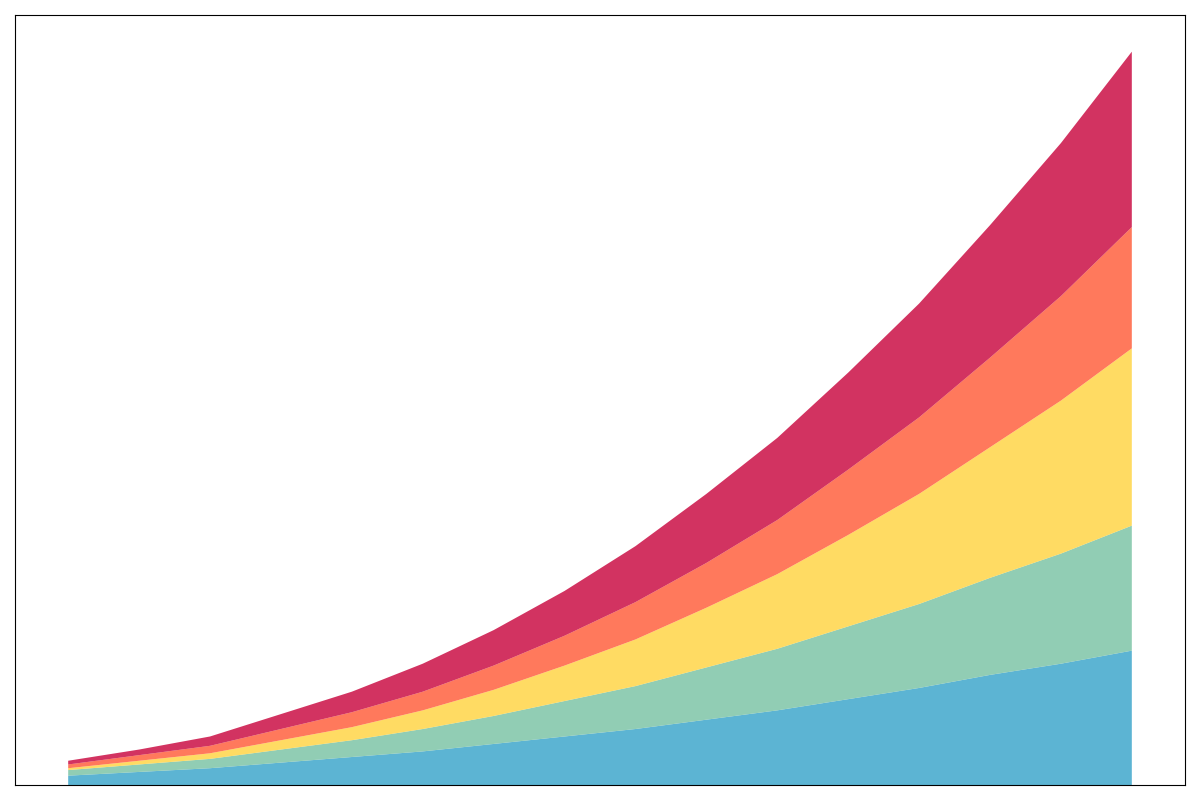

Generate this figure with Python:
import matplotlib.pyplot as plt
import numpy as np

# Years
years = np.arange(2005, 2021)

# Data for sustainability efforts in EcoVille (in arbitrary units)
waste_reduction = [5, 7, 9, 12, 15, 18, 22, 26, 30, 35, 40, 46, 52, 59, 65, 72]
water_conservation = [3, 4, 5, 7, 9, 12, 15, 19, 23, 28, 33, 39, 45, 52, 59, 67]
green_energy = [1, 2, 3, 5, 7, 10, 14, 19, 25, 32, 40, 49, 59, 70, 82, 95]
community_awareness = [2, 3, 4, 6, 8, 10, 13, 16, 20, 24, 29, 35, 41, 48, 56, 65]
urban_greenery = [2, 3, 5, 8, 11, 15, 19, 24, 30, 37, 44, 52, 61, 71, 82, 94]

# Aggregated data for the stacked area chart
sustainability_efforts = np.vstack([waste_reduction, water_conservation, green_energy, community_awareness, urban_greenery])

# Plotting setup
fig, ax = plt.subplots(figsize=(12, 8))

# Stacked area plot
ax.stackplot(years, sustainability_efforts, colors=['#33A1C9', '#76C1A1', '#FFD33C', '#FF5733', '#C70039'], alpha=0.8)

# Removing textual elements: title, axis labels, tick labels, legend, and annotations
ax.set_xticks([])
ax.set_yticks([])

# Removing x and y axis labels
ax.set_xlabel('')
ax.set_ylabel('')

# Removing grid lines if desired
ax.grid(False)

# Automatically adjust layout
plt.tight_layout()

# Display the plot
plt.show()
